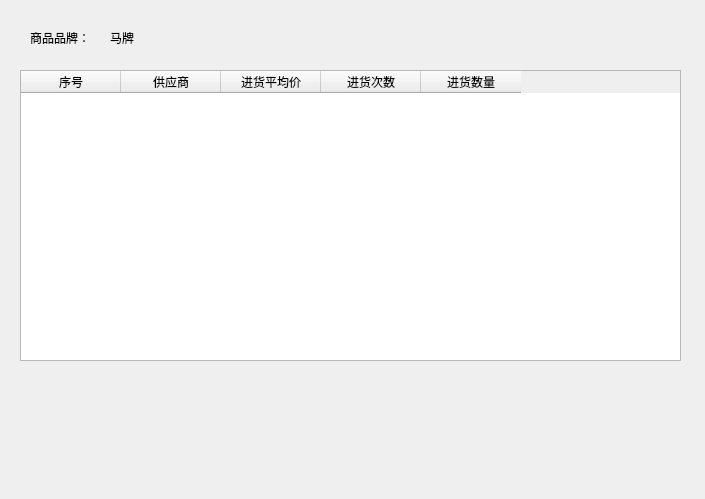
<?xml version="1.0" encoding="UTF-8"?>
<ui version="4.0">
 <class>historystockDialog</class>
 <widget class="QDialog" name="historystockDialog">
  <property name="geometry">
   <rect>
    <x>0</x>
    <y>0</y>
    <width>705</width>
    <height>499</height>
   </rect>
  </property>
  <property name="windowTitle">
   <string>Dialog</string>
  </property>
  <widget class="QTableWidget" name="tableWidget">
   <property name="geometry">
    <rect>
     <x>20</x>
     <y>70</y>
     <width>661</width>
     <height>291</height>
    </rect>
   </property>
   <column>
    <property name="text">
     <string>序号</string>
    </property>
   </column>
   <column>
    <property name="text">
     <string>供应商</string>
    </property>
   </column>
   <column>
    <property name="text">
     <string>进货平均价</string>
    </property>
   </column>
   <column>
    <property name="text">
     <string>进货次数</string>
    </property>
   </column>
   <column>
    <property name="text">
     <string>进货数量</string>
    </property>
   </column>
  </widget>
  <widget class="QLabel" name="label">
   <property name="geometry">
    <rect>
     <x>30</x>
     <y>30</y>
     <width>60</width>
     <height>16</height>
    </rect>
   </property>
   <property name="text">
    <string>商品品牌：</string>
   </property>
  </widget>
  <widget class="QLabel" name="label_2">
   <property name="geometry">
    <rect>
     <x>110</x>
     <y>30</y>
     <width>60</width>
     <height>16</height>
    </rect>
   </property>
   <property name="text">
    <string>马牌</string>
   </property>
  </widget>
 </widget>
 <resources/>
 <connections/>
</ui>
